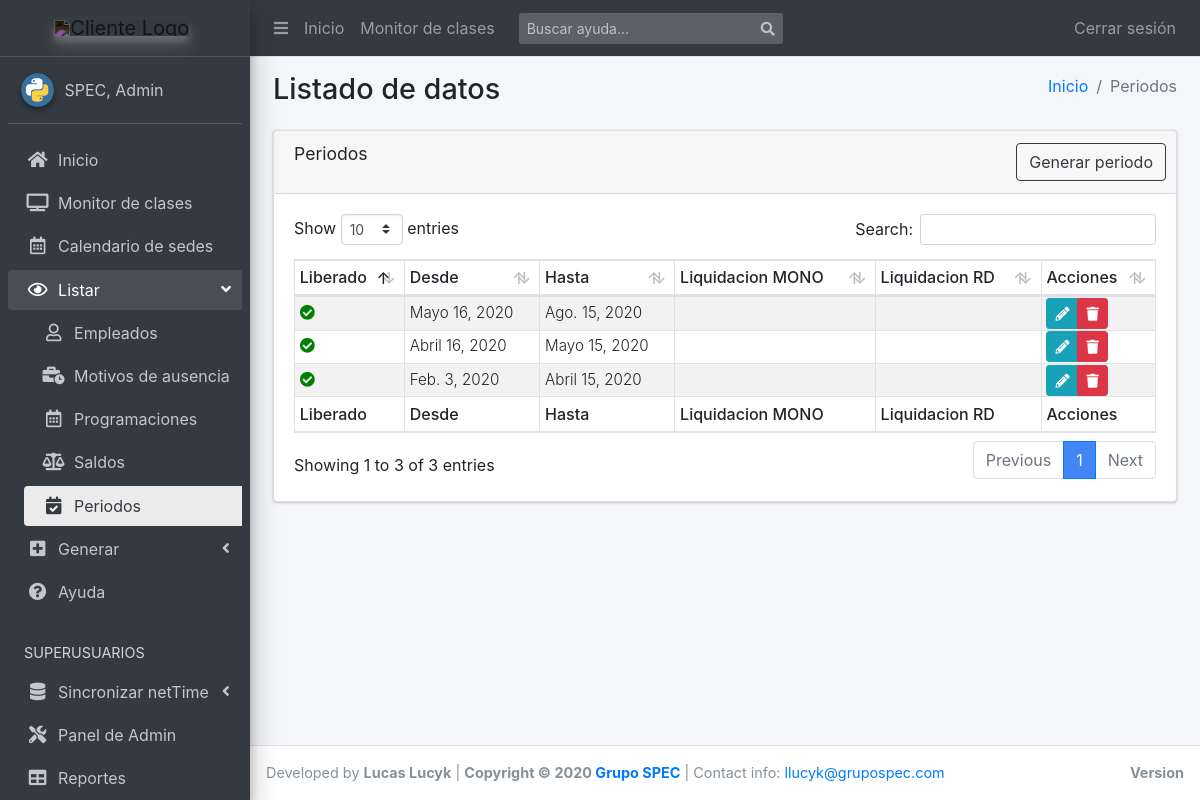
Before: /list/periodos/ (signed in) with the older database file.
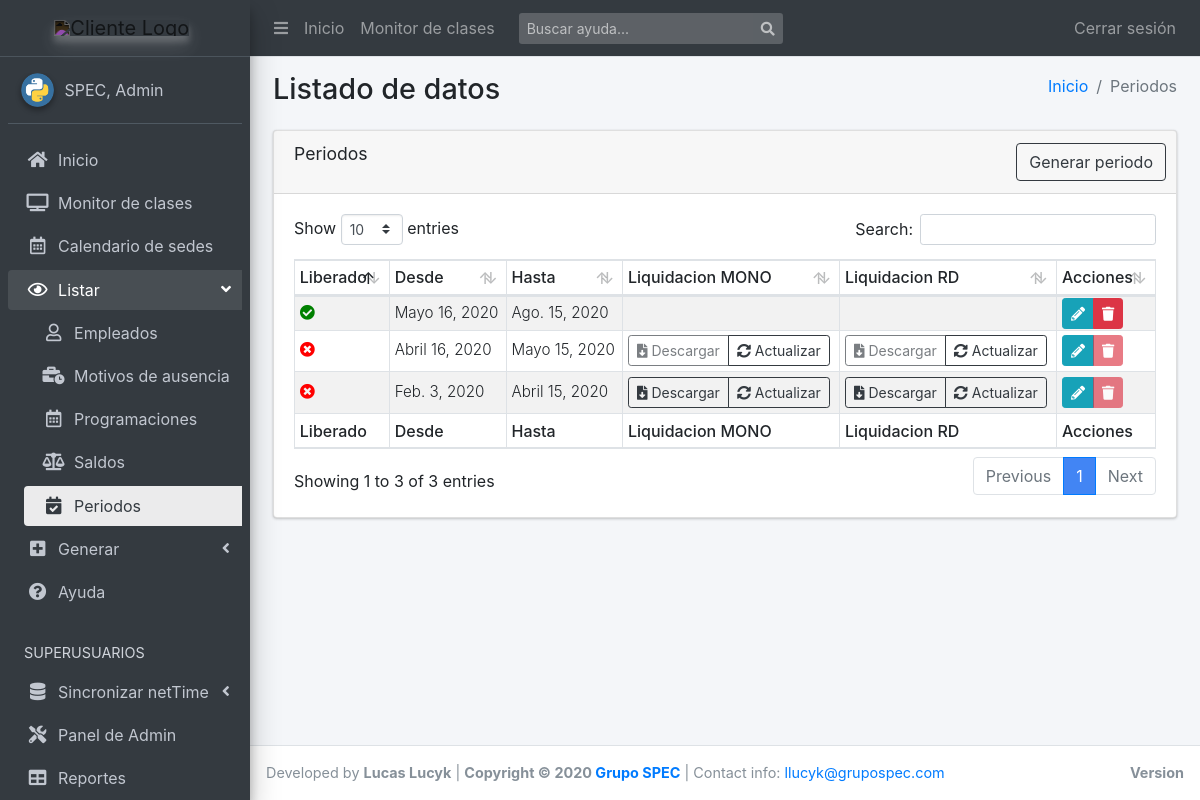
After: the same page with the newer database file.
### scg_app/models.py (models this page shows, shortened)
class Periodo(models.Model):
    desde = models.DateField(blank=True)
    hasta = models.DateField(blank=True)
    bloqueado = models.BooleanField(blank=True, default=True)
    class Meta:
        verbose_name = "Periodo"
        verbose_name_plural = "Periodos"
        ordering = ["-desde"]
        get_latest_by = "-desde"
    @property
    def liquida_mono_url(self):
        liq = self.liquidacion_set.filter(tipo__nombre='Monotributista')
        return liq.first().file.url if liq else ''
    @property
    def liquida_rd_url(self):
        liq = self.liquidacion_set.filter(
            tipo__nombre='Relación de Dependencia')
        return liq.first().file.url if liq else ''
    def get_liquid_mono_url(self):
        return reverse('liquida_mono', kwargs={"pk": self.id})
    def get_liquid_rd_url(self):
        return reverse('liquida_rd', kwargs={"pk": self.id})
    def get_edit_url(self):
        return reverse('periodo_update', kwargs={"pk": self.id})
    def get_delete_url(self):
        return reverse(
            'confirm_delete',
            kwargs={"model": self.__class__.__name__, "pk": self.id})

### scg_app/views.py (the view)
# urls.py: path('periodos/', views.PeriodosList.as_view(), name='periodos_view'),
class PeriodosList(LoginRequiredMixin, ListView):
    model = Periodo
    template_name = 'apps/scg_app/list/periodos.html'
    context_object_name = 'periodos_list'
    ordering = ['-desde']

### templates/apps/scg_app/list/periodos.html (shortened to what this page needs)
{% extends "apps/scg_app/list/base.html" %}
{% block active_ver_periodos %} active {% endblock %}
{% block route %}
  <li class="breadcrumb-item"><a href="{% url 'index' %}">Inicio</a></li>
  <li class="breadcrumb-item active">Periodos</li>
{% endblock route %}
{% block tableName %}Periodos{% endblock %}
{% block generar_btn %}
  <a href="{% url 'periodo_create' %}" class="btn btn-outline-dark">Generar periodo</a>
{% endblock %}
{% block tableHeaders %}
  <tr>
    <th>Liberado</th>
    <th>Desde</th>
    <th>Hasta</th>
    <th>Liquidacion MONO</th>
    <th>Liquidacion RD</th>
    <th>Acciones</th>
  </tr>
{% endblock %}
{% block tableBody %}
  {% for periodo in periodos_list %}
    <tr>
      <td class="align-middle">
        {% if periodo.bloqueado %}
          <i class="fas fa-times-circle" ></i>
        {% else %}
          <i class="fas fa-check-circle"></i>
        {% endif %}
      </td>
      <td class="align-middle">{{periodo.desde}}</td>
      <td class="align-middle">{{periodo.hasta}}</td>
      <td class="align-middle">
        <div class="btn-group btn-group-sm">
          {% if periodo.bloqueado %}
            {% if periodo.liquida_mono_url %}
              <a href="{{ periodo.liquida_mono_url|safe }}" role="link" aria-disabled="false" class="btn btn-outline-dark"
                download-id="{{periodo.pk}}" download-type="mono">
                <i class="fas fa-file-download"></i> Descargar</a>
            {% else %}
              <a href="#" class="btn btn-outline-dark disabled" role="button" aria-disabled="true"
                download-id="{{periodo.pk}}" download-type="mono">
                <i class="fas fa-file-download"></i> Descargar</a>
            {% endif %}
            <a href="#" role="button" class="btn btn-outline-dark"
              btn-get-url="true"
              get-url="{{ periodo.get_liquid_mono_url|safe }}"
              btn-id="{{periodo.pk}}" btn-type="mono"
              >
              <i class="fas fa-sync-alt"></i> Actualizar</a>
          {% endif %}
        </div>
      </td>
      <td class="align-middle">
        <div class="btn-group btn-group-sm">
          {% if periodo.bloqueado %}
            {% if periodo.liquida_rd_url %}
              <a href="{{ periodo.liquida_rd_url|safe }}" role="link" aria-disabled="false" class="btn btn-outline-dark"
                download-id="{{periodo.pk}}" download-type="rd">
                <i class="fas fa-file-download"></i> Descargar</a>
            {% else %}
              <a href="#" class="btn btn-outline-dark disabled" role="button" aria-disabled="true"
                download-id="{{periodo.pk}}" download-type="rd">
                <i class="fas fa-file-download"></i> Descargar</a>
            {% endif %}
            <a href="#" role="button" class="btn btn-outline-dark"
              btn-get-url="true"
              get-url="{{ periodo.get_liquid_rd_url|safe }}"
              btn-id="{{periodo.pk}}" btn-type="rd"
              >
              <i class="fas fa-sync-alt"></i> Actualizar</a>
          {% endif %}
        </div>
      </td>
      <td class="py-0 align-middle">
        <div class="btn-group btn-group-sm">
          <a href="{{ periodo.get_edit_url|safe }}" class="btn btn-info"><i class="fas fa-pencil-alt"></i></a>
          {% if periodo.bloqueado %}
            <a href="#" class="btn btn-danger disabled" role="button" aria-disabled="true">
              <i class="fas fa-trash"></i>
            </a>
          {% else %}
            <a href="{{ periodo.get_delete_url|safe }}" class="btn btn-danger"><i class="fas fa-trash"></i></a>
          {% endif %}
        </div>
      </td>
    </tr>
  {% endfor %}
{% endblock %}
{% block tableFooter %}
  <tr>
    <th>Liberado</th>
    <th>Desde</th>
    <th>Hasta</th>
    <th>Liquidacion MONO</th>
    <th>Liquidacion RD</th>
    <th>Acciones</th>
  </tr>
{% endblock %}

Changed rows visible on the page:
changed Periodo "Abril 16, 2020": now shows "Descargar Actualizar Descargar Actualizar"
changed Periodo "Feb. 3, 2020": now shows "Descargar Actualizar Descargar Actualizar"
